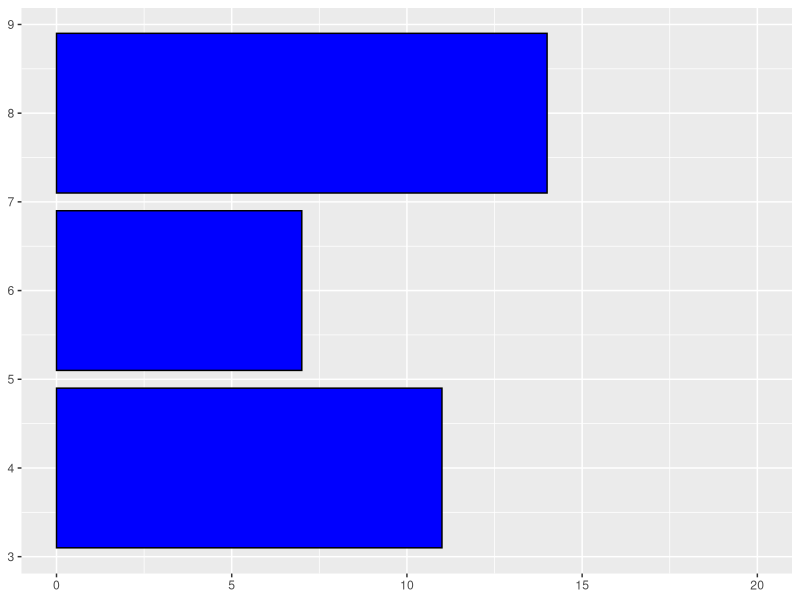

Recreate this plot in R.
library(ggplot2)

# mtcars$cyl <- as.factor(mtcars$cyl)
# mtcars$gear <- as.factor(mtcars$gear)

ggbar1 <- function(data, column, bar_col = 'blue', bor_col = 'black', theme = "Default",
                   yaxlimit = FALSE, y1 = NA, y2 = NA, horizontal = FALSE,
                   title = NULL, xlab = NULL, ylab = NULL, sub = NULL,
                   title_col = 'black', title_vjust = 0.5,
                   title_fam = 'serif', title_face = 'plain', 
                   title_size = 10, title_hjust = 0.5, 
                   sub_col = 'black', sub_fam = 'serif', sub_face = 'plain', 
                   sub_size = 10, sub_hjust = 0.5, sub_vjust = 0.5,
                   xax_col = 'black', xax_fam = 'serif', 
                   xax_face = 'plain', xax_size = 10, 
                   xax_hjust = 0.5, xax_vjust = 0.5,
                   yax_col = 'black', yax_fam = 'serif', 
                   yax_face = 'plain', yax_size = 10, 
                   yax_hjust = 0.5, yax_vjust = 0.5,
                   remove_xax = FALSE, remove_yax = FALSE,
                   add_text = FALSE, xloc = NA, yloc = NA, 
                   label = NA, tex_color = NA, tex_size = NA) {
  
  p <- ggplot(data, aes_string(column)) +
    geom_bar(fill = bar_col, col = bor_col)
  
  if (yaxlimit) {
    p <- p + ylim(y1, y2)
    p
  }
  
  p <- p + ggtitle(title) + xlab(xlab) + ylab(ylab) +
    theme(
      plot.title = element_text(color = title_col, family = title_fam,
                                face = title_face, size = title_size, hjust = title_hjust,
                                vjust = title_vjust),
      plot.subtitle = element_text(color = sub_col, family = sub_fam,
                                face = sub_face, size = sub_size, hjust = sub_hjust,
                                vjust = sub_vjust),
      axis.title.x = element_text(color = xax_col, family = xax_fam,
                                  face = xax_face, size = xax_size, hjust = xax_hjust,
                                  vjust = xax_vjust),
      axis.title.y = element_text(color = yax_col, family = yax_fam,
                                  face = yax_face, size = yax_size, hjust = yax_hjust,
                                  vjust = yax_vjust)
    )
  
  if (horizontal) {
    p <- p + coord_flip()
  }
  
  
  if(remove_xax) {
    p <- p + theme(
      axis.title.x = element_blank()
    )
    p
  }
  
  if(remove_yax) {
    p <- p + theme(
      axis.title.y = element_blank()
    )
    p
  }
  
  if(add_text) {
    p <- p + annotate("text", x = xloc, y = yloc, label = label, 
                      color = tex_color, size = tex_size)
    p
  }

  if (theme == "Classic Dark") {
    p <- p + theme_bw()
  } else if (theme == "Light") {
    p <- p + theme_light()
  } else if (theme == "Minimal") {
    p <- p + theme_minimal()
  } else if (theme == "Dark") {
    p <- p + theme_dark()
  } else if (theme == "Classic") {
    p <- p + theme_classic()
  } else if (theme == "Empty") {
    p <- p + theme_void()
  } 
  
  p
  
}

ggbar1(mtcars, 'cyl', yaxlimit = TRUE, y1 = 0, y2 = 20, horizontal = TRUE)
